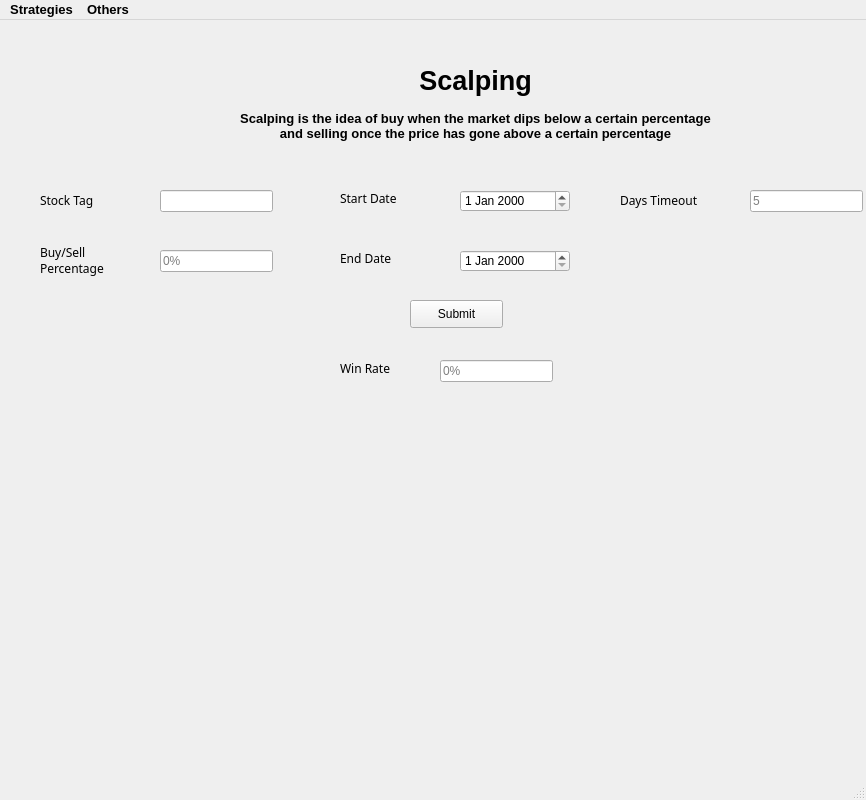
<?xml version="1.0" encoding="UTF-8"?>
<ui version="4.0">
 <class>ScalpingWin</class>
 <widget class="QMainWindow" name="ScalpingWin">
  <property name="geometry">
   <rect>
    <x>0</x>
    <y>0</y>
    <width>866</width>
    <height>800</height>
   </rect>
  </property>
  <property name="windowTitle">
   <string>Scalping</string>
  </property>
  <property name="windowIcon">
   <iconset>
    <normaloff>scalping.jpg</normaloff>scalping.jpg</iconset>
  </property>
  <widget class="QWidget" name="centralwidget">
   <widget class="QLineEdit" name="lineEdit_2">
    <property name="geometry">
     <rect>
      <x>160</x>
      <y>230</y>
      <width>113</width>
      <height>22</height>
     </rect>
    </property>
    <property name="placeholderText">
     <string>0%</string>
    </property>
   </widget>
   <widget class="QLabel" name="label_3">
    <property name="geometry">
     <rect>
      <x>340</x>
      <y>340</y>
      <width>81</width>
      <height>16</height>
     </rect>
    </property>
    <property name="font">
     <font>
      <family>8514oem</family>
     </font>
    </property>
    <property name="text">
     <string>Win Rate</string>
    </property>
   </widget>
   <widget class="QLabel" name="label_4">
    <property name="geometry">
     <rect>
      <x>340</x>
      <y>40</y>
      <width>271</width>
      <height>41</height>
     </rect>
    </property>
    <property name="font">
     <font>
      <pointsize>20</pointsize>
      <weight>75</weight>
      <bold>true</bold>
     </font>
    </property>
    <property name="text">
     <string>Scalping</string>
    </property>
    <property name="alignment">
     <set>Qt::AlignCenter</set>
    </property>
   </widget>
   <widget class="QLabel" name="label_7">
    <property name="geometry">
     <rect>
      <x>340</x>
      <y>170</y>
      <width>111</width>
      <height>16</height>
     </rect>
    </property>
    <property name="font">
     <font>
      <family>8514oem</family>
     </font>
    </property>
    <property name="text">
     <string>Start Date</string>
    </property>
   </widget>
   <widget class="QLabel" name="label">
    <property name="geometry">
     <rect>
      <x>40</x>
      <y>170</y>
      <width>111</width>
      <height>21</height>
     </rect>
    </property>
    <property name="font">
     <font>
      <family>8514oem</family>
     </font>
    </property>
    <property name="text">
     <string>Stock Tag</string>
    </property>
   </widget>
   <widget class="QLineEdit" name="lineEdit_3">
    <property name="geometry">
     <rect>
      <x>440</x>
      <y>340</y>
      <width>113</width>
      <height>22</height>
     </rect>
    </property>
    <property name="readOnly">
     <bool>true</bool>
    </property>
    <property name="placeholderText">
     <string>0%</string>
    </property>
   </widget>
   <widget class="QLabel" name="label_2">
    <property name="geometry">
     <rect>
      <x>40</x>
      <y>220</y>
      <width>121</width>
      <height>41</height>
     </rect>
    </property>
    <property name="font">
     <font>
      <family>8514oem</family>
     </font>
    </property>
    <property name="text">
     <string>Buy/Sell 
Percentage</string>
    </property>
   </widget>
   <widget class="QDateEdit" name="dateEdit">
    <property name="geometry">
     <rect>
      <x>460</x>
      <y>230</y>
      <width>110</width>
      <height>22</height>
     </rect>
    </property>
   </widget>
   <widget class="QLabel" name="label_5">
    <property name="geometry">
     <rect>
      <x>140</x>
      <y>80</y>
      <width>671</width>
      <height>51</height>
     </rect>
    </property>
    <property name="font">
     <font>
      <pointsize>10</pointsize>
      <weight>75</weight>
      <bold>true</bold>
     </font>
    </property>
    <property name="layoutDirection">
     <enum>Qt::LeftToRight</enum>
    </property>
    <property name="text">
     <string>Scalping is the idea of buy when the market dips below a certain percentage 
and selling once the price has gone above a certain percentage</string>
    </property>
    <property name="alignment">
     <set>Qt::AlignCenter</set>
    </property>
   </widget>
   <widget class="QDateEdit" name="dateEdit_2">
    <property name="geometry">
     <rect>
      <x>460</x>
      <y>170</y>
      <width>110</width>
      <height>22</height>
     </rect>
    </property>
   </widget>
   <widget class="QLabel" name="label_8">
    <property name="geometry">
     <rect>
      <x>340</x>
      <y>230</y>
      <width>101</width>
      <height>16</height>
     </rect>
    </property>
    <property name="font">
     <font>
      <family>8514oem</family>
     </font>
    </property>
    <property name="text">
     <string>End Date</string>
    </property>
   </widget>
   <widget class="QLineEdit" name="lineEdit">
    <property name="geometry">
     <rect>
      <x>160</x>
      <y>170</y>
      <width>113</width>
      <height>22</height>
     </rect>
    </property>
   </widget>
   <widget class="QLabel" name="label_6">
    <property name="geometry">
     <rect>
      <x>620</x>
      <y>170</y>
      <width>121</width>
      <height>21</height>
     </rect>
    </property>
    <property name="font">
     <font>
      <family>8514oem</family>
     </font>
    </property>
    <property name="text">
     <string>Days Timeout</string>
    </property>
   </widget>
   <widget class="QLineEdit" name="lineEdit_4">
    <property name="geometry">
     <rect>
      <x>750</x>
      <y>170</y>
      <width>113</width>
      <height>22</height>
     </rect>
    </property>
    <property name="placeholderText">
     <string>5</string>
    </property>
   </widget>
   <widget class="QPushButton" name="pushButton">
    <property name="geometry">
     <rect>
      <x>410</x>
      <y>280</y>
      <width>93</width>
      <height>28</height>
     </rect>
    </property>
    <property name="text">
     <string>Submit</string>
    </property>
   </widget>
  </widget>
  <widget class="QMenuBar" name="menubar">
   <property name="geometry">
    <rect>
     <x>0</x>
     <y>0</y>
     <width>866</width>
     <height>25</height>
    </rect>
   </property>
   <property name="font">
    <font>
     <family>Arial</family>
     <pointsize>10</pointsize>
     <weight>75</weight>
     <bold>true</bold>
    </font>
   </property>
   <widget class="QMenu" name="menuScalping">
    <property name="title">
     <string>Strategies</string>
    </property>
    <addaction name="actionTrend_Following"/>
    <addaction name="actionRSI_Indexing"/>
    <addaction name="actionScalping"/>
   </widget>
   <widget class="QMenu" name="menuHome">
    <property name="title">
     <string>Others</string>
    </property>
    <addaction name="actionHome"/>
    <addaction name="actionGeneral_Recommendation_2"/>
   </widget>
   <addaction name="menuScalping"/>
   <addaction name="menuHome"/>
  </widget>
  <widget class="QStatusBar" name="statusbar"/>
  <action name="actionTrend_Following">
   <property name="text">
    <string>Trend Following</string>
   </property>
  </action>
  <action name="actionRSI_Indexing">
   <property name="text">
    <string>RSI Indexing</string>
   </property>
  </action>
  <action name="actionGeneral_Recommendation">
   <property name="text">
    <string>General Recommendation</string>
   </property>
  </action>
  <action name="actionHome">
   <property name="text">
    <string>Home</string>
   </property>
  </action>
  <action name="actionScalping">
   <property name="text">
    <string>Scalping</string>
   </property>
  </action>
  <action name="actionGeneral_Recommendation_2">
   <property name="text">
    <string>General Recommendation</string>
   </property>
  </action>
 </widget>
 <resources/>
 <connections/>
</ui>
